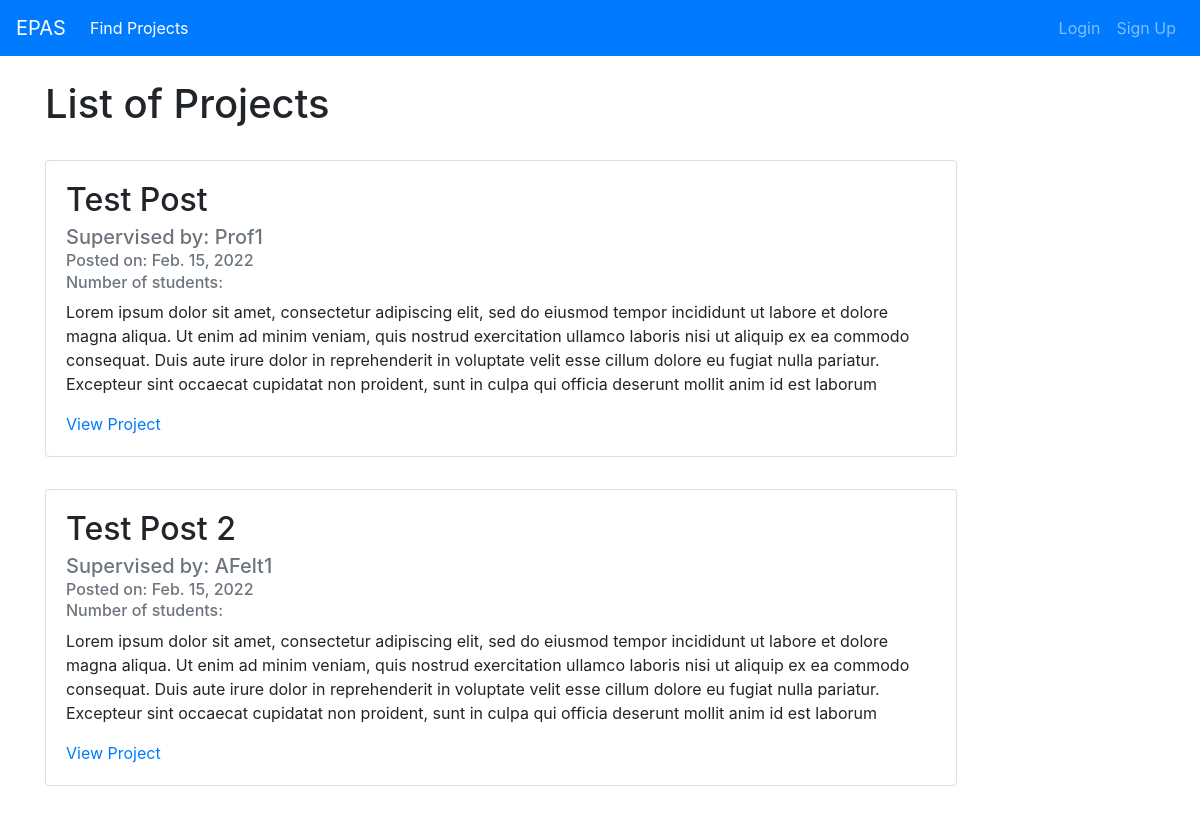
Before: / (upper part) with the older database file.
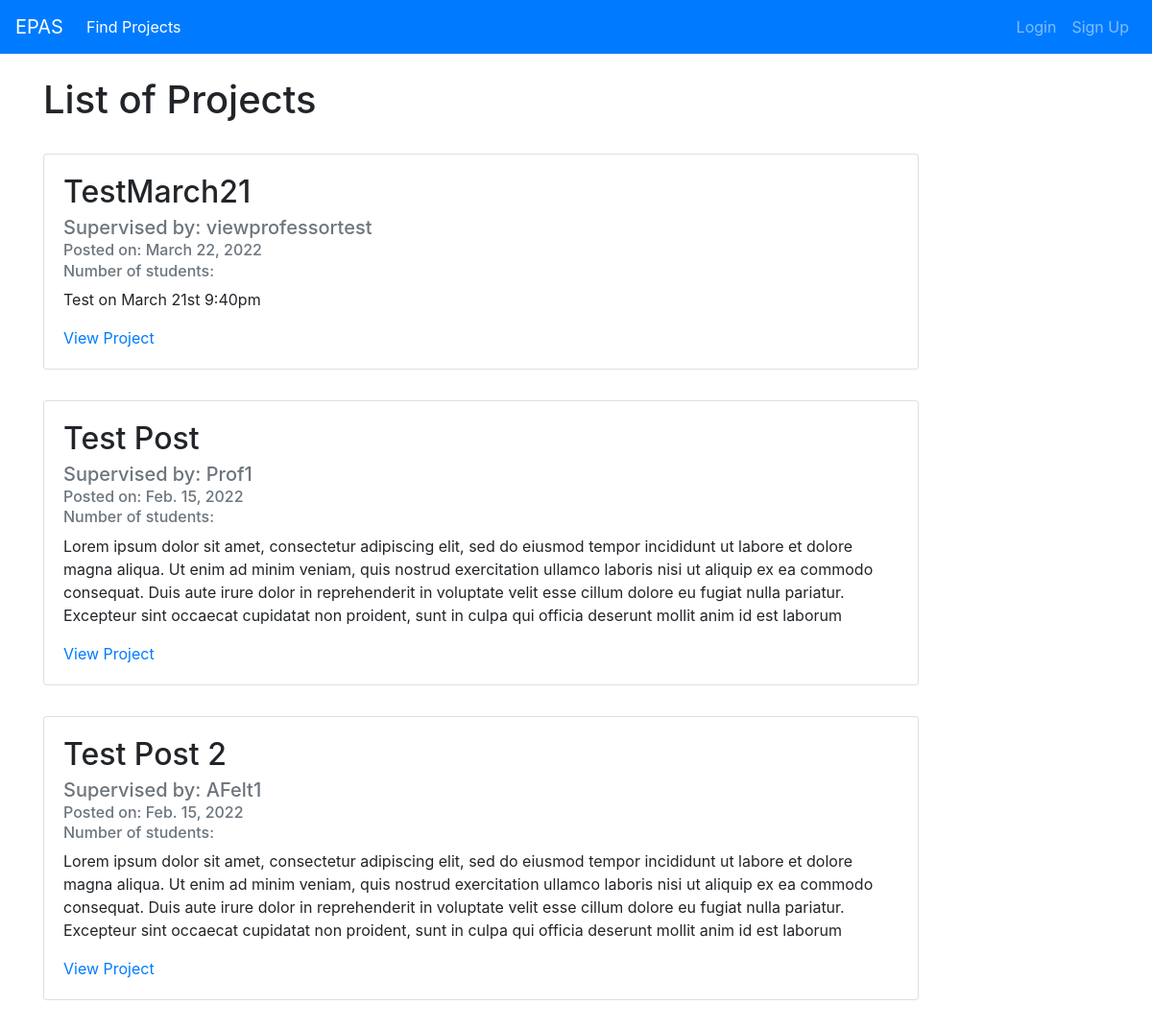
After: the same page with the newer database file.
### projectListing/models.py (models this page shows, shortened)
class Post(models.Model):
    title = models.CharField(max_length=100)
    description = models.TextField()
    date_posted = models.DateField(default=timezone.now)
    professor = models.ForeignKey(User, on_delete=models.CASCADE)
    desiredNumStudents = models.IntegerField()
    maxNumStudents = models.IntegerField()
    minTermLength = models.IntegerField()
    maxTermLength = models.IntegerField()
    relatedProgram = models.CharField(max_length=100)
    course = models.CharField(max_length=100, default="null")
    active = models.BooleanField(default=False)
    isApproved = models.BooleanField()

class User(AbstractUser):
    class Types(models.TextChoices):
        STUDENT = 'STUDENT', 'Student'
        PROFESSOR = 'PROFESSOR', 'Professor'
        CORPORATE_SUPERVISOR = 'CORPORATE_SUPERVISOR', 'Corporate Supervisor'
        PROGRAM_DIRECTOR = 'PROGRAM_DIRECTOR', 'Program Director'
    type = models.CharField(max_length=50, choices=Types.choices, default=Types.STUDENT)

### projectListing/views.py (the view)
# urls.py: path('', PostListView.as_view(), name='projectListing-home'),
class PostListView(ListView):
    model = Post
    template_name = 'projectListing/home.html'
    context_object_name = 'postedProject'
    ordering = ['-date_posted']

### projectListing/templates/projectListing/home.html (shortened to what this page needs)
{% extends "projectListing/base.html" %}
{% block content %}
<br>
    <h1>List of Projects</h1>    <br>
    <div class="card-deck">
        {% for post in postedProject %}
            <div class="card" style="min-width: 80%; max-width: 80%; margin-bottom: 2rem;">
                <div class="card-body">
                    <h2 class="card-title">{{ post.title }}</h2>
                    <h5 class="card-subtitle mb-2 text-muted">Supervised by: {{ post.professor }}</h3>
                    <h6 class="card-subtitle mb-2 text-muted">Posted on: {{ post.date_posted }}</h3>
                    <h6 class="card-subtitle mb-2 text-muted">Number of students: {{ post.num_students}}</h3>
                    <p class="card-text">{{ post.description }}</p>
                    <a href="{% url 'post-detail' post.id %}" class="card-link">View Project</a>
                </div>
            </div>
        {% endfor %}
{% endblock content %}

Changed rows visible on the page:
added Post: title "TestMarch21", professor "viewprofessortest", date_posted "March 22, 2022", description "Test on March 21st 9:40pm"
